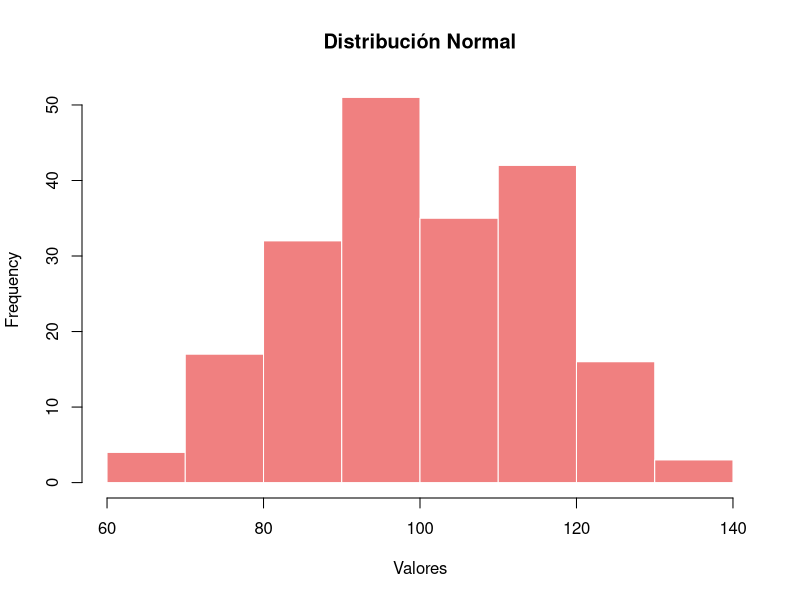

Generate this figure with R:
set.seed(456)
N <- 200 # Número de valores (simulaciones) a generar en cada caso

media <- 100
desviacion_estandar <- 15
var_normal <- rnorm(N, mean = media, sd = desviacion_estandar)

cat("1. Normal (primeros 5 valores):\n")
print(head(var_normal, 5))

hist(var_normal, 
     main = "Distribución Normal", 
     xlab = "Valores", 
     col = "lightcoral", 
     border = "white")